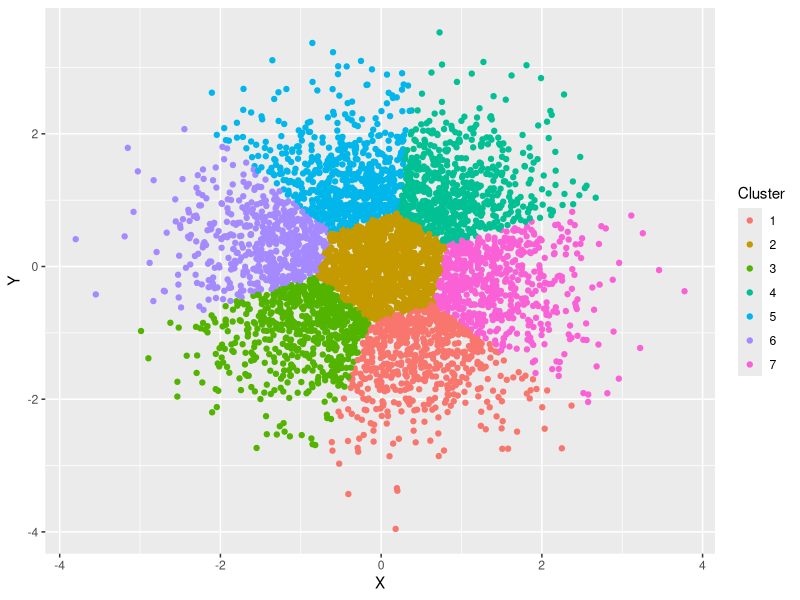
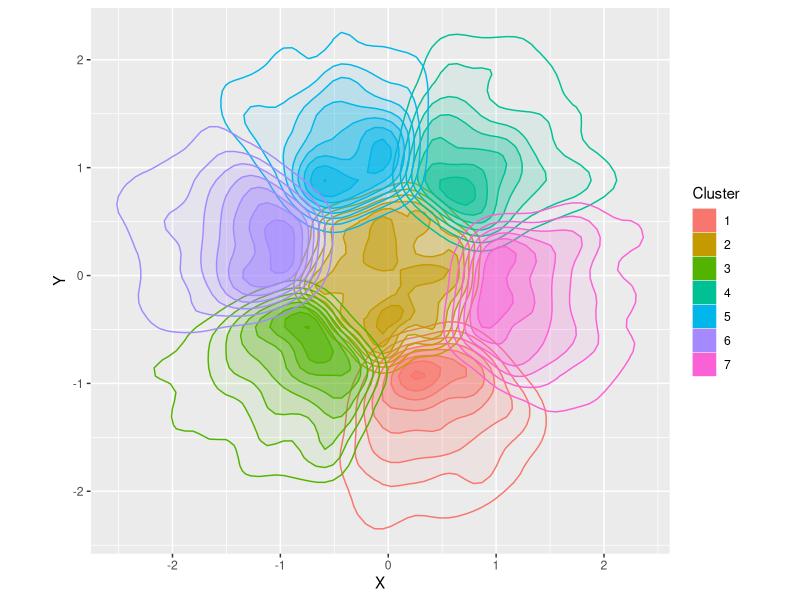
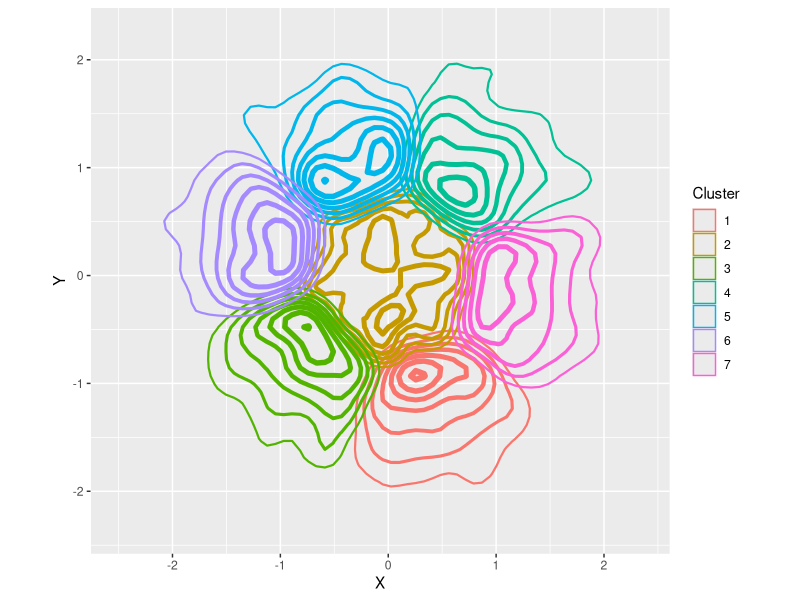
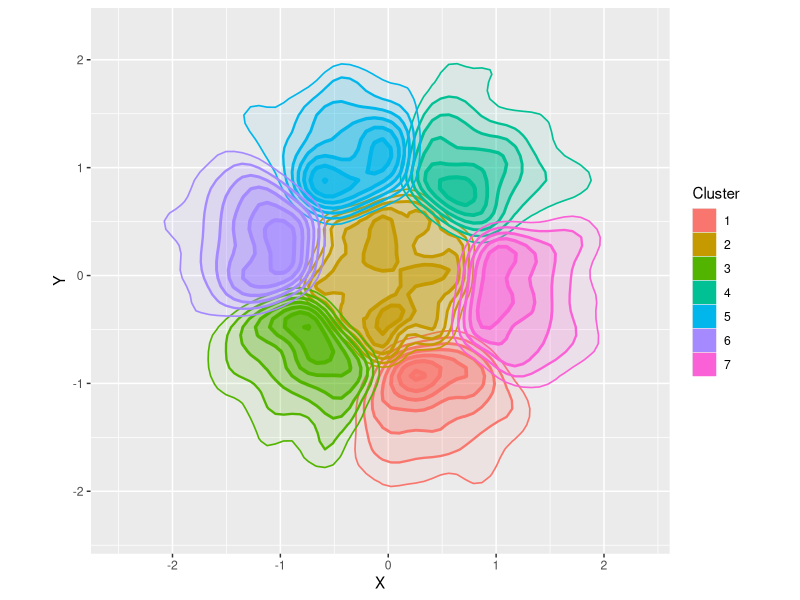

These charts were generated, in order, by the following R code:
# Description : Representing Density in 2D
# Website : http://is-r.tumblr.com/post/36204333530/representing-density-in-two-dimensions

doInstall <- TRUE # Change to FALSE if you don't want packages installed.
toInstall <- c("ggplot2")
if(doInstall){install.packages(toInstall, repos = "http://cran.r-project.org")}
lapply(toInstall, library, character.only = TRUE)

# Generate some randomly-distributed data
nObs <- 5000
myData <- data.frame(X = rnorm(nObs), Y = rnorm(nObs))
nClusters <- 7 # Cluster it
kMeans <- kmeans(myData, centers = nClusters)
myData$Cluster <- as.factor(kMeans$cluster)

# Plot points colored by cluster
zp1 <- ggplot(myData,
              aes(x = X, y = Y, colour = Cluster))
zp1 <- zp1 + geom_point()
print(zp1)

# Illustration of stat_density2d, encoding density into alpha
zp2 <- ggplot(myData,
              aes(x = X, y = Y))
zp2 <- zp2 + stat_density2d(aes(fill = Cluster, colour = Cluster,
                                alpha = ..level..),
                            geom = "polygon")
zp2 <- zp2 + scale_alpha(range = c(0, 1/2), guide = "none") # Narrow alpha range
zp2 <- zp2 + coord_equal()
print(zp2)

# Illustration of stat_density2d, encoding density into linewidth
zp3 <- ggplot(myData,
              aes(x = X, y = Y))
zp3 <- zp3 + stat_density2d(aes(colour = Cluster,
                                size = ..level..),
                            fill = "transparent",
                            geom = "polygon")
zp3 <- zp3 + scale_size(range = c(0, 2), guide = "none") # Narrow size/linewidth range
zp3 <- zp3 + coord_equal()
print(zp3)

# Combination of both
zp4 <- ggplot(myData,
              aes(x = X, y = Y))
zp4 <- zp4 + stat_density2d(aes(fill = Cluster, colour = Cluster,
                                alpha = ..level..,
                                size = ..level..),
                            geom = "polygon")
zp4 <- zp4 + scale_alpha(range = c(0, 1/2), guide = "none") # Narrow alpha range
zp4 <- zp4 + scale_size(range = c(0, 3/2), guide = "none") # Narrow size/linewidth range
zp4 <- zp4 + coord_equal()
print(zp4)